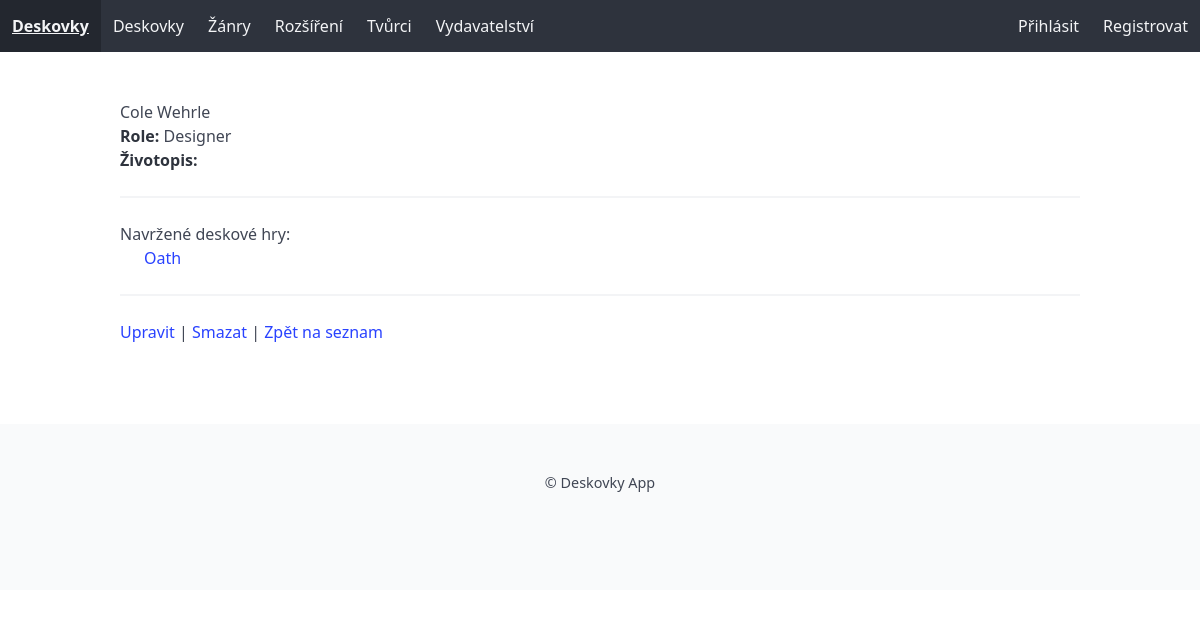
The app's page /tvurci/1/ with its own data.
### library/models.py (models this page shows, shortened)
class Tvurci(models.Model):
    ROLE_CHOICES = [
        ('designer', 'Designer'),
        ('illustrator', 'Ilustrátor'),
    ]
    Jmeno = models.CharField(max_length=80, verbose_name='Jméno tvůrce', help_text='Zadejte jméno tvůrce')
    Prijmeni = models.CharField(max_length=80, verbose_name='Příjmení tvůrce', help_text='Zadejte příjmení tvůrce')
    role = models.CharField(max_length=20, choices=ROLE_CHOICES, verbose_name='Role',blank=True, null=True, help_text='Vyberte roli tvůrce')
    zivotopis = models.TextField(verbose_name='Životopis', help_text='Zadejte životopis tvůrce', blank=True, null=True)
    fotografie = models.ImageField(upload_to='tvurci', null=True, blank=True, verbose_name='Fotografie')
    class Meta:
        verbose_name = 'Tvůrce'
        verbose_name_plural = 'Tvůrci'

class Deskovka(models.Model):
    nazev = models.CharField(max_length=80, verbose_name="Jméno deskové hry", help_text="Zadejte jméno deskové hry", default='',
            error_messages={'blank':'Jméno deskové hry musí být vyplněno'})
    alt = models.CharField(max_length=80, verbose_name="Alternativní jméno deskové hry", help_text="Zadejte alternativní jméno deskové hry",default='',blank=True, null=True,)
    zanry = models.ManyToManyField('Zanr',related_name='deskovky',verbose_name='Žánry deskové hry',help_text='Vyberte jeden nebo více žánrů',blank=True)
    designer = models.ManyToManyField('Tvurci', related_name='deskovky', verbose_name='Tvůrci deskové hry', help_text='Vyberte jednoho nebo více tvůrců', blank=True)
    vydavatelstvi = models.ManyToManyField('Vydavatelstvi', related_name='deskovky',verbose_name='Vydavatelství', help_text='Vyberte jméno vydavatelství deskové hry', blank=True)
    vydani = models.IntegerField(blank=True,null=True, verbose_name='Datum vydání')
    minvek = models.IntegerField(verbose_name='Minimální věk', help_text='Zadejte minimální věk', validators=[MinValueValidator(0), MaxValueValidator(99)],default=0)
    cas = models.IntegerField(verbose_name='Délka hry', help_text='Zadejte délku hry v minutách', validators=[MinValueValidator(0), MaxValueValidator(999)], default=0)
    min_hracu = models.IntegerField(verbose_name='Minimální počet hráčů', help_text='Zadejte minimální počet hráčů', validators=[MinValueValidator(1), MaxValueValidator(99)],default=1)
    max_hracu = models.IntegerField(verbose_name='Maximální počet hráčů', help_text='Zadejte maximální počet hráčů', validators=[MinValueValidator(1), MaxValueValidator(99)],default=1)
    KOMPLEXITA = [(0, ''), (1, '*'), (2, '**'), (3, '***'), (4, '****'), (5, '*****'), ]
    komplexita = models.PositiveIntegerField(choices=KOMPLEXITA, verbose_name="Komplexita hry", default=3)
    fotografie = models.ImageField(upload_to='deskovky',verbose_name='Fotografie',blank=True,null=True)
    popis = models.TextField(verbose_name='Popis', help_text='Zadejte popis deskové hry',blank=True, null=True)
    class Meta:
        verbose_name = 'Deskovka'
        verbose_name_plural = 'Deskovky'

### library/views.py (the view)
# urls.py: path('tvurci/<int:pk>/', views.tvurci_detail, name='tvurci_detail'),
def tvurci_detail(request, pk):
    tvurce = get_object_or_404(Tvurci, pk=pk)
    return render(request, 'tvurci/tvurci_detail.html', {'tvurce': tvurce})

### library/templates/tvurci/tvurci_detail.html (shortened to what this page needs)
{% extends 'base.html' %}
{% block content %}
<h2>{{ tvurce.Jmeno }} {{ tvurce.Prijmeni }}</h2>
<p><strong>Role:</strong> {{ tvurce.get_role_display }}</p>
{% if tvurce.zivotopis %}
    <p><strong>Životopis:</strong><br>{{ tvurci.zivotopis|linebreaks }}</p>
{% endif %}
<hr>
{% if tvurce.deskovky.all %}
  <h3>Navržené deskové hry:</h3>
  <ul>
    {% for hra in tvurce.deskovky.all %}
      <li><a href="{% url 'deskovka_detail' hra.pk %}">{{ hra.nazev }}</a></li>
    {% endfor %}
  </ul>
{% else %}
  <p>Tento tvůrce zatím nenavrhl žádné deskové hry.</p>
{% endif %}
<hr>
<a href="{% url 'tvurci_update' tvurce.pk %}">Upravit</a> |
<a href="{% url 'tvurci_delete' tvurce.pk %}">Smazat</a> |
<a href="{% url 'tvurci_list' %}">Zpět na seznam</a>
{% endblock %}

### library/static/css/style.css (style rules this page uses)
body { font-family: 'Segoe UI', 'Roboto', sans-serif;; margin: 0; padding: 0; }
ul { padding-left: 1.5rem; }

### records on screen
Tvurci: Jmeno "Cole", Prijmeni "Wehrle", role "Designer"
Deskovka: nazev "Oath"
